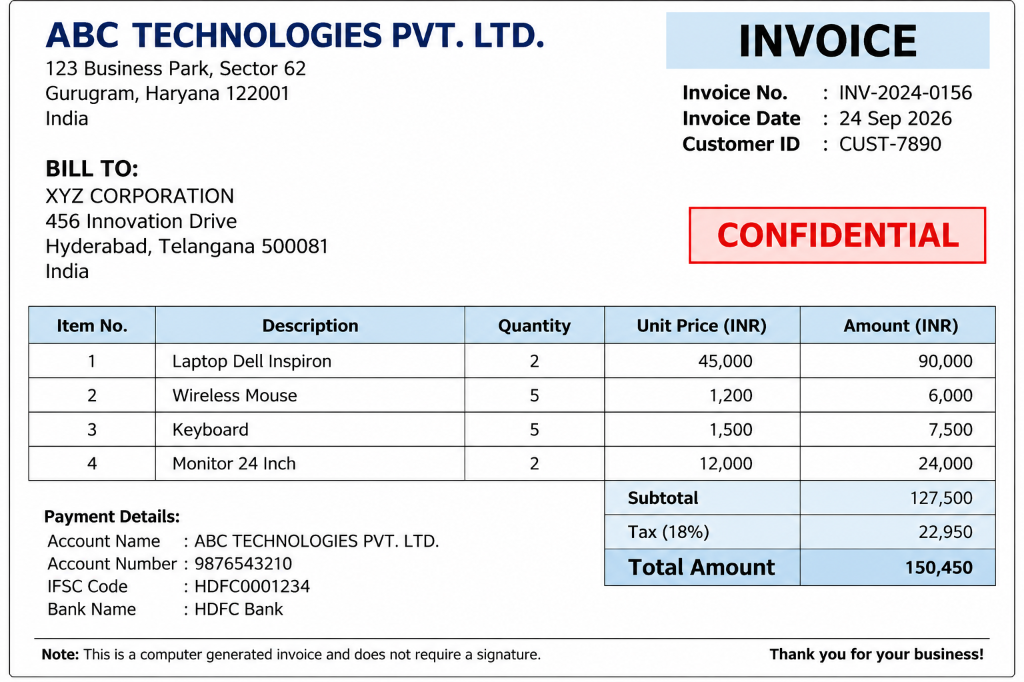
#> input picture sample/invoice_test.png, 1024 x 682 px, found by its file name
$ python test_perfect_grouping.py   (older library calls are emulated)
#> lines starting #> are read from the running program, lines starting #| are printed output that depends on the picture; after the words box and inside, x2 and y2 are one past the last pixel; in counts of white or black regions, pixels touching at a corner belong together
"""Test grouping parameters to ensure whole words are formed without character fragmentation."""

import os
import cv2
import numpy as np

def run_grouping_test(min_space_ratio=0.45, kw_val=10):
#> called with min_space_ratio = 0.4, kw_val = 10
    img = cv2.imread("sample/invoice_test.png")
#> img is the input picture: shape (682, 1024, 3); mean B, G, R 234.9, 232.5, 231.7
    h_img, w_img = img.shape[:2]
#> h_img = 682; w_img = 1024

    gray = cv2.cvtColor(img, cv2.COLOR_BGR2GRAY)

    # 1. Edge/gradient
    grad_x = cv2.Sobel(gray, cv2.CV_32F, 1, 0, ksize=3)
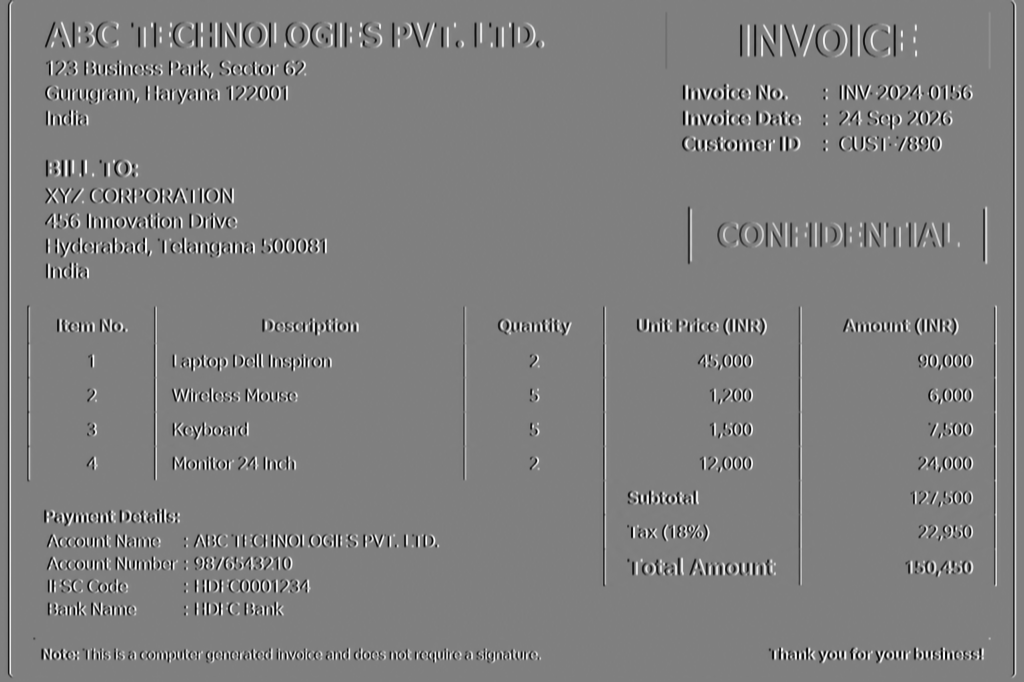
#> grad_x: shape (682, 1024) float32; min -1016, max 1013, mean 0; drawn with min black and max white
    grad_y = cv2.Sobel(gray, cv2.CV_32F, 0, 1, ksize=3)
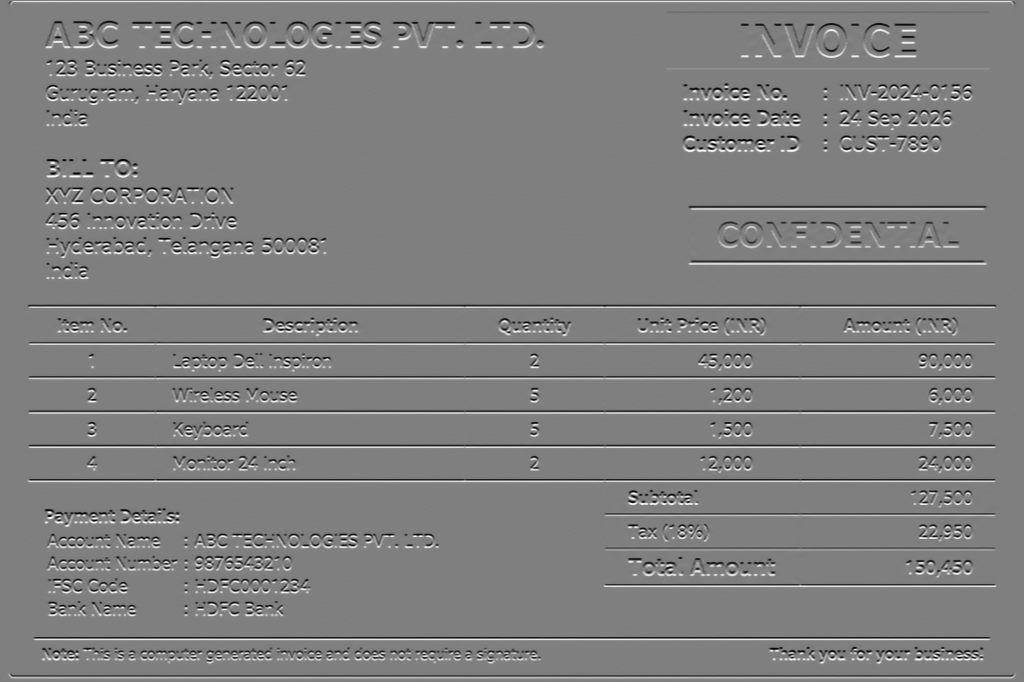
#> grad_y: shape (682, 1024) float32; min -1011, max 1009, mean 1.3; drawn with min black and max white
    grad = cv2.magnitude(grad_x, grad_y)
    grad = cv2.normalize(grad, None, 0, 255, cv2.NORM_MINMAX).astype(np.uint8)
    _, binary = cv2.threshold(grad, 0, 255, cv2.THRESH_BINARY + cv2.THRESH_OTSU)
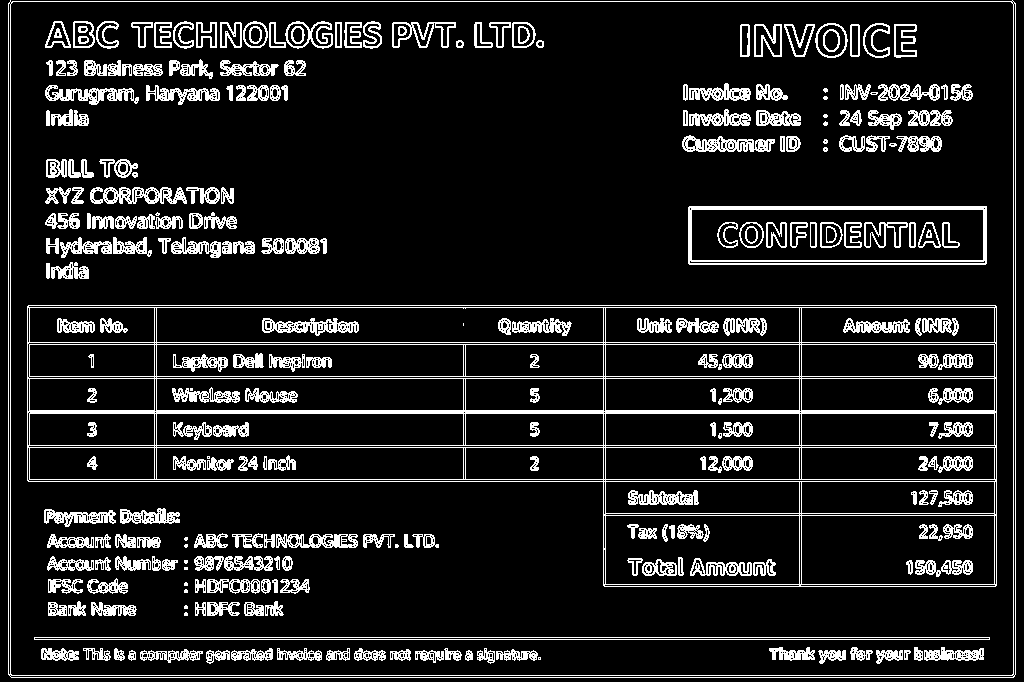
#> binary: shape (682, 1024); 12.2% white in thin lines or dots

    # 2. Line removal
    h_kernel_len = max(25, int(w_img * 0.035))
#> h_kernel_len = 35
    h_lines = cv2.morphologyEx(binary, cv2.MORPH_OPEN, cv2.getStructuringElement(cv2.MORPH_RECT, (h_kernel_len, 1)))
#> h_lines: shape (682, 1024); 3.2% white in thin lines or dots
    v_kernel_len = max(20, int(h_img * 0.035))
#> v_kernel_len = 23
    v_lines = cv2.morphologyEx(binary, cv2.MORPH_OPEN, cv2.getStructuringElement(cv2.MORPH_RECT, (1, v_kernel_len)))
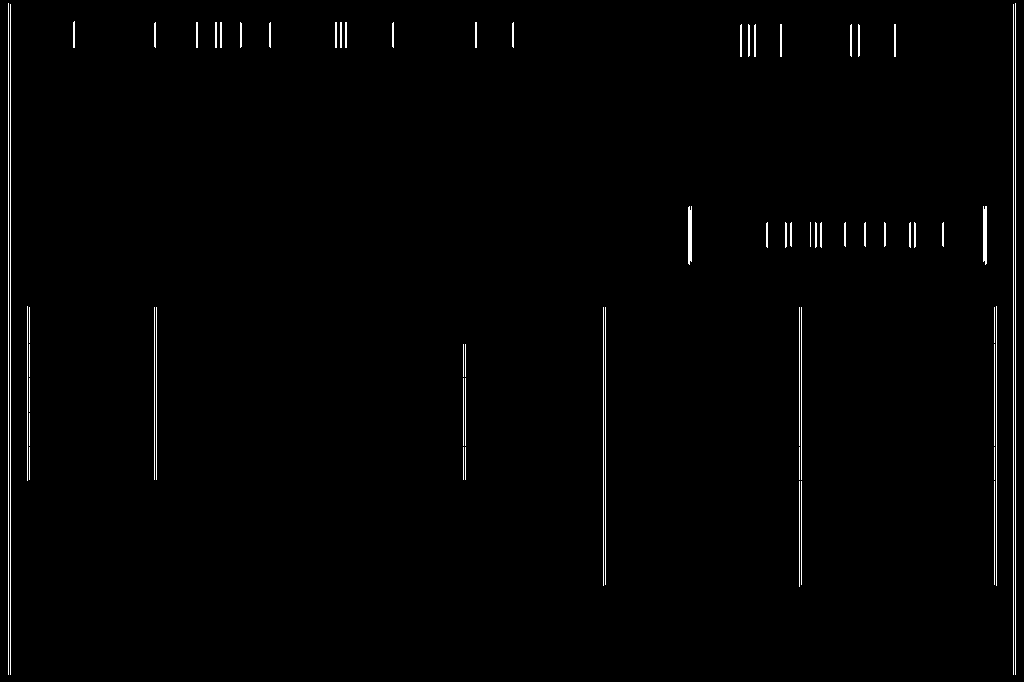
#> v_lines: shape (682, 1024); 1.1% white in thin lines or dots
    lines = cv2.dilate(cv2.bitwise_or(h_lines, v_lines), np.ones((3, 3), np.uint8), iterations=2)
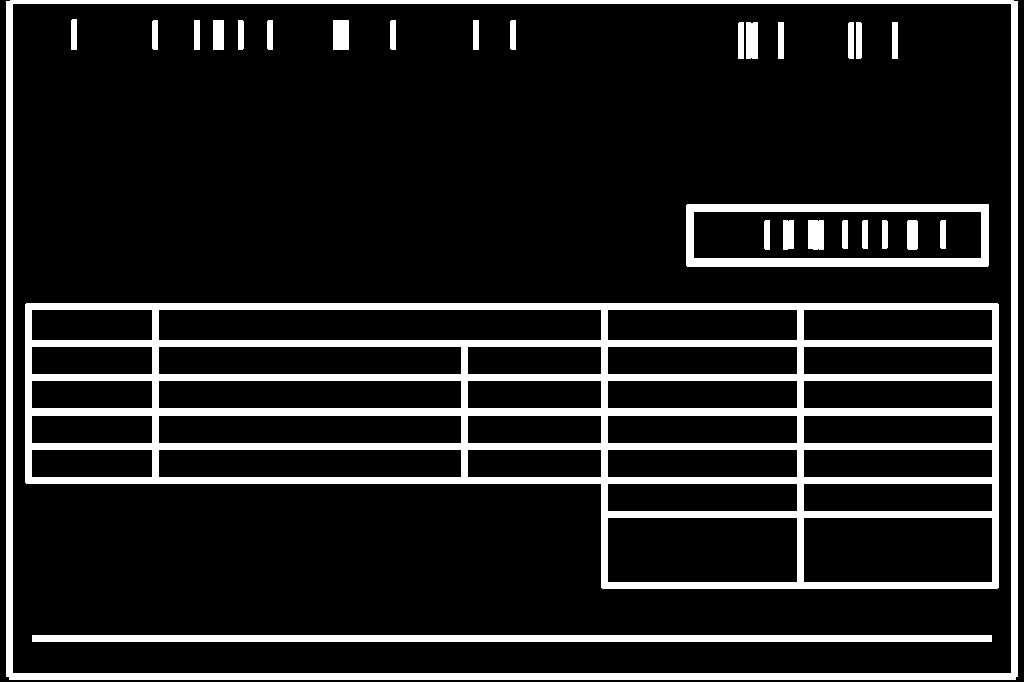
#> lines: shape (682, 1024); 13.4% white; 28 white regions, largest, box (x1, y1, x2, y2) and area: (25, 303, 999, 589) 54946, (6, 0, 1018, 680) 20475, (32, 635, 992, 642) 6720
    text_mask = cv2.bitwise_and(binary, cv2.bitwise_not(lines))
#> text_mask: shape (682, 1024); 7.9% white in thin lines or dots, all inside (x1, y1, x2, y2) = (41, 21, 984, 664)

    # 3. Morphological closing to connect characters into words
    word_kernel = cv2.getStructuringElement(cv2.MORPH_RECT, (kw_val, 3))
    connected = cv2.morphologyEx(text_mask, cv2.MORPH_CLOSE, word_kernel)
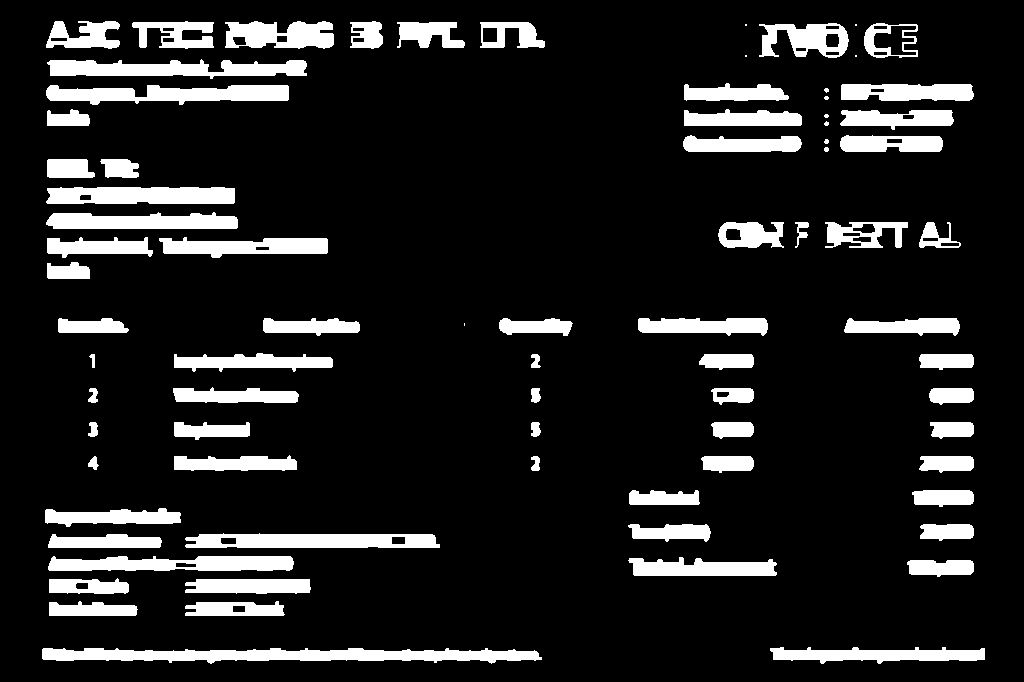
#> connected: shape (682, 1024); 12.7% white; 80 white regions (9 under 20 px)

    raw_contours, _ = cv2.findContours(connected, cv2.RETR_LIST, cv2.CHAIN_APPROX_SIMPLE)
#> raw_contours = 112 contours, 11 with area under 20; largest, box (x1, y1, x2, y2) and area: (42, 648, 542, 664) 4702, (185, 533, 440, 548) 3156, (46, 85, 289, 105) 3011, (47, 59, 307, 79) 3004, (46, 187, 235, 204) 2861

    # Filter
    filtered_boxes = []
    for cnt in raw_contours:
        x, y, w, h = cv2.boundingRect(cnt)
        if (w * h < 45) or w < 8 or h < 7:
            continue
        if w > 0.85 * w_img or h > 0.35 * h_img:
            continue
        if y < 3 and h > 0.4 * h_img:
            continue
        if x < 3 and w > 0.4 * w_img:
            continue
        if (w / h > 25) or (h / w > 15):
            continue
        filtered_boxes.append([y, x, y + h, x + w])
#> this loop made 112 passes
#> (x, y, w, h) on passes 1 to 12: (42, 648, 500, 16), (770, 647, 215, 17), (232, 605, 14, 8), (185, 601, 100, 15), (49, 601, 89, 15), (75, 582, 14, 8), (185, 579, 126, 15), (49, 578, 80, 16), (175, 562, 22, 6), (907, 560, 67, 17), (628, 557, 149, 19), (48, 556, 246, 15)
#> (cnt, x, y, w, h) on pass 43: ([[464, 323], [464, 325]], 464, 323, 1, 3)
#> after the loop, filtered_boxes = 81 items, first 6: [647, 770, 664, 985], [605, 232, 613, 246], [601, 185, 616, 285], [601, 49, 616, 138], [582, 75, 590, 89], [579, 185, 594, 311]

    # Dynamic baseline merging
    sorted_by_left = sorted(filtered_boxes, key=lambda b: (b[1], b[0]))
#> sorted_by_left = 81 items, first 6: [508, 45, 527, 181], [21, 46, 49, 120], [85, 46, 105, 289], [187, 46, 204, 235], [212, 46, 229, 238], [59, 47, 79, 307]
    merged = []
    while sorted_by_left:
        curr = sorted_by_left.pop(0)
        c_top, c_left, c_bottom, c_right = curr
        c_h = c_bottom - c_top

        merged_any = False
        for i, other in enumerate(sorted_by_left):
            o_top, o_left, o_bottom, o_right = other
            o_h = o_bottom - o_top
            y_overlap = max(0, min(c_bottom, o_bottom) - max(c_top, o_top))
            min_h = min(c_h, o_h)

            if min_h > 0 and (y_overlap / min_h) >= 0.5:
                gap_allowed = max(5, int(min_h * 0.45))
                if abs(o_left - c_right) <= gap_allowed or (o_left <= c_right and o_right >= c_left):
                    curr = [min(c_top, o_top), min(c_left, o_left), max(c_bottom, o_bottom), max(c_right, o_right)]
                    sorted_by_left.pop(i)
                    sorted_by_left.insert(0, curr)
                    merged_any = True
                    break
        if not merged_any:
            merged.append(curr)
#> this loop made 81 passes
#> (c_top, c_left, c_bottom, c_right, c_h) on passes 1 to 12: (508, 45, 527, 181, 19), (21, 46, 49, 120, 28), (21, 46, 49, 214, 28), (21, 46, 49, 334, 28), (21, 46, 49, 334, 28), (21, 46, 49, 334, 28), (85, 46, 105, 289, 20), (187, 46, 204, 235, 17), (187, 46, 204, 235, 17), (212, 46, 229, 238, 17), (59, 47, 79, 307, 20), (109, 47, 126, 90, 17)
#> (c_top, c_left, c_bottom, c_right) on pass 72: (135, 840, 152, 943)

    # Word segmentation on wide boxes using vertical projection profile
    final_boxes = []
    for box in merged:
        t, l, b, r = box
        w = r - l
        h = b - t
        aspect = w / max(1, h)

        # Only split if aspect ratio is wide enough to be multiple words
        if aspect > 2.8 and w > 55:
            sub = text_mask[t:b, l:r]
            col_proj = np.sum(sub > 0, axis=0)
            min_space_width = max(5, int(h * min_space_ratio))

            words_in_box = []
            in_word = False
            start_x = 0
            zero_count = 0

            for x_idx in range(w):
                val = col_proj[x_idx]
                if val > 0:
                    if not in_word:
                        start_x = max(0, x_idx - 1)
                        in_word = True
                    zero_count = 0
                else:
                    if in_word:
                        zero_count += 1
                        if zero_count >= min_space_width:
                            end_x = x_idx - zero_count + 1
                            if (end_x - start_x) >= 8:
                                words_in_box.append([t, l + start_x, b, l + end_x])
                            in_word = False
                            zero_count = 0

            if in_word:
                end_x = w
                if (end_x - start_x) >= 8:
                    words_in_box.append([t, l + start_x, b, l + end_x])

            if len(words_in_box) > 1:
                final_boxes.extend(words_in_box)
            else:
                final_boxes.append(box)
        else:
            final_boxes.append(box)
#> this loop made 60 passes
#> box on passes 1 to 12: [508, 45, 527, 181], [21, 46, 49, 334], [85, 46, 105, 289], [187, 46, 204, 235], [212, 46, 229, 238], [59, 47, 79, 307], [109, 47, 126, 90], [159, 47, 178, 139], [237, 47, 258, 328], [262, 47, 279, 90], [534, 48, 548, 162], [556, 48, 571, 294]
#> pass 3, in run_grouping_test, `sub = text_mask[t:b, l:r]`:
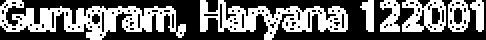
#> sub: shape (20, 243) (shown 2 times larger); 42.4% white; 7 white regions, largest, box (x1, y1, x2, y2) and area: (0, 0, 93, 20) 820, (100, 0, 174, 20) 661, (201, 0, 223, 16) 221

    print(f"Ratio={min_space_ratio}, kw={kw_val}: Raw={len(raw_contours)}, Filtered={len(filtered_boxes)}, Merged={len(merged)}, Final={len(final_boxes)}")
#| Ratio=0.4, kw=10: Raw=112, Filtered=81, Merged=60, Final=68
    return final_boxes

if __name__ == "__main__":
    for ratio in [0.40, 0.45, 0.50]:
        for kw in [10, 12]:
            run_grouping_test(min_space_ratio=ratio, kw_val=kw)
